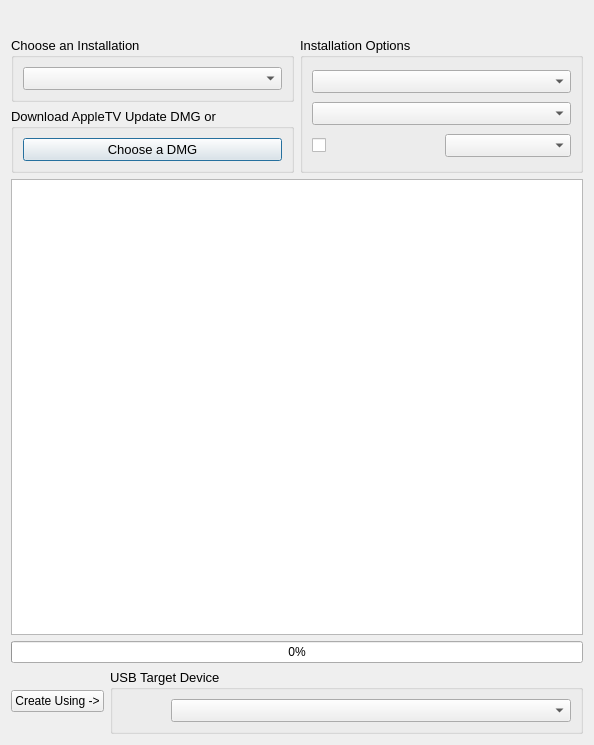
<ui version="4.0" >
 <class>aucDialog</class>
 <widget class="QDialog" name="aucDialog" >
  <property name="windowModality" >
   <enum>Qt::NonModal</enum>
  </property>
  <property name="geometry" >
   <rect>
    <x>0</x>
    <y>0</y>
    <width>594</width>
    <height>745</height>
   </rect>
  </property>
  <property name="sizePolicy" >
   <sizepolicy vsizetype="Fixed" hsizetype="Fixed" >
    <horstretch>0</horstretch>
    <verstretch>0</verstretch>
   </sizepolicy>
  </property>
  <property name="windowTitle" >
   <string>ATV USB Creator</string>
  </property>
  <property name="autoFillBackground" >
   <bool>false</bool>
  </property>
  <property name="sizeGripEnabled" >
   <bool>false</bool>
  </property>
  <property name="modal" >
   <bool>false</bool>
  </property>
  <layout class="QVBoxLayout" name="verticalLayout_6" >
   <item>
    <layout class="QHBoxLayout" name="horizontalLayout_5" >
     <item>
      <spacer name="horizontalSpacer" >
       <property name="orientation" >
        <enum>Qt::Horizontal</enum>
       </property>
       <property name="sizeHint" stdset="0" >
        <size>
         <width>40</width>
         <height>20</height>
        </size>
       </property>
      </spacer>
     </item>
     <item>
      <widget class="QLabel" name="headerLabel" >
       <property name="text" >
        <string>&lt;!DOCTYPE HTML PUBLIC "-//W3C//DTD HTML 4.0//EN" "http://www.w3.org/TR/REC-html40/strict.dtd">
&lt;html>&lt;head>&lt;meta name="qrichtext" content="1" />&lt;style type="text/css">
p, li { white-space: pre-wrap; }
&lt;/style>&lt;/head>&lt;body style=" font-family:'Tahoma'; font-size:8pt; font-weight:400; font-style:normal;">
&lt;p align="center" style="-qt-paragraph-type:empty; margin-top:0px; margin-bottom:0px; margin-left:0px; margin-right:0px; -qt-block-indent:0; text-indent:0px;">&lt;/p>&lt;/body>&lt;/html></string>
       </property>
       <property name="pixmap" >
        <pixmap resource="resources.qrc" >:/atv-bootloader.png</pixmap>
       </property>
      </widget>
     </item>
     <item>
      <spacer name="horizontalSpacer_2" >
       <property name="orientation" >
        <enum>Qt::Horizontal</enum>
       </property>
       <property name="sizeHint" stdset="0" >
        <size>
         <width>40</width>
         <height>20</height>
        </size>
       </property>
      </spacer>
     </item>
    </layout>
   </item>
   <item>
    <layout class="QHBoxLayout" name="horizontalLayout_4" >
     <item>
      <layout class="QVBoxLayout" name="verticalLayout_4" >
       <item>
        <widget class="QGroupBox" name="installerGroup" >
         <property name="font" >
          <font>
           <pointsize>10</pointsize>
          </font>
         </property>
         <property name="whatsThis" >
          <string/>
         </property>
         <property name="title" >
          <string>Choose an Installation</string>
         </property>
         <layout class="QVBoxLayout" name="verticalLayout_3" >
          <item>
           <widget class="QComboBox" name="installerMenu" >
            <property name="editable" >
             <bool>false</bool>
            </property>
            <property name="currentIndex" >
             <number>-1</number>
            </property>
            <property name="maxVisibleItems" >
             <number>25</number>
            </property>
            <property name="maxCount" >
             <number>100</number>
            </property>
            <property name="duplicatesEnabled" >
             <bool>false</bool>
            </property>
           </widget>
          </item>
         </layout>
        </widget>
       </item>
       <item>
        <widget class="QGroupBox" name="browseGroup" >
         <property name="font" >
          <font>
           <pointsize>10</pointsize>
          </font>
         </property>
         <property name="whatsThis" >
          <string/>
         </property>
         <property name="title" >
          <string>Download AppleTV Update DMG or</string>
         </property>
         <layout class="QVBoxLayout" name="verticalLayout_2" >
          <item>
           <widget class="QPushButton" name="browseButton" >
            <property name="text" >
             <string>Choose a DMG</string>
            </property>
            <property name="iconSize" >
             <size>
              <width>16</width>
              <height>16</height>
             </size>
            </property>
            <property name="shortcut" >
             <string>Alt+B</string>
            </property>
           </widget>
          </item>
         </layout>
        </widget>
       </item>
      </layout>
     </item>
     <item>
      <widget class="QGroupBox" name="installGroup" >
       <property name="font" >
        <font>
         <pointsize>10</pointsize>
        </font>
       </property>
       <property name="whatsThis" >
        <string/>
       </property>
       <property name="title" >
        <string>Installation Options</string>
       </property>
       <layout class="QVBoxLayout" name="verticalLayout" >
        <item>
         <widget class="QComboBox" name="installMenu_1" >
          <property name="accessibleName" >
           <string/>
          </property>
          <property name="editable" >
           <bool>false</bool>
          </property>
          <property name="currentIndex" >
           <number>-1</number>
          </property>
          <property name="duplicatesEnabled" >
           <bool>false</bool>
          </property>
         </widget>
        </item>
        <item>
         <widget class="QComboBox" name="installMenu_2" >
          <property name="accessibleName" >
           <string/>
          </property>
          <property name="editable" >
           <bool>false</bool>
          </property>
          <property name="currentIndex" >
           <number>-1</number>
          </property>
          <property name="duplicatesEnabled" >
           <bool>false</bool>
          </property>
         </widget>
        </item>
        <item>
         <layout class="QHBoxLayout" name="horizontalLayout" >
          <item>
           <widget class="QCheckBox" name="installCheckbox" >
            <property name="text" >
             <string/>
            </property>
           </widget>
          </item>
          <item>
           <widget class="QComboBox" name="installMenu_3" >
            <property name="accessibleName" >
             <string/>
            </property>
            <property name="editable" >
             <bool>false</bool>
            </property>
            <property name="currentIndex" >
             <number>-1</number>
            </property>
            <property name="duplicatesEnabled" >
             <bool>false</bool>
            </property>
           </widget>
          </item>
         </layout>
        </item>
       </layout>
      </widget>
     </item>
    </layout>
   </item>
   <item>
    <widget class="QTextEdit" name="statusInfoEdit" >
     <property name="font" >
      <font>
       <pointsize>10</pointsize>
      </font>
     </property>
     <property name="whatsThis" >
      <string/>
     </property>
     <property name="readOnly" >
      <bool>true</bool>
     </property>
    </widget>
   </item>
   <item>
    <widget class="QProgressBar" name="progressBar" >
     <property name="whatsThis" >
      <string/>
     </property>
     <property name="value" >
      <number>0</number>
     </property>
    </widget>
   </item>
   <item>
    <layout class="QHBoxLayout" name="horizontalLayout_3" >
     <item>
      <widget class="QPushButton" name="startButton" >
       <property name="enabled" >
        <bool>true</bool>
       </property>
       <property name="whatsThis" >
        <string/>
       </property>
       <property name="text" >
        <string>Create Using -></string>
       </property>
      </widget>
     </item>
     <item>
      <widget class="QGroupBox" name="deviceGroup" >
       <property name="font" >
        <font>
         <pointsize>10</pointsize>
        </font>
       </property>
       <property name="whatsThis" >
        <string/>
       </property>
       <property name="title" >
        <string>USB Target Device</string>
       </property>
       <layout class="QVBoxLayout" name="verticalLayout_5" >
        <item>
         <layout class="QHBoxLayout" name="horizontalLayout_2" >
          <item>
           <widget class="QPushButton" name="deviceRefreshButton" >
            <property name="text" >
             <string/>
            </property>
            <property name="icon" >
             <iconset resource="resources.qrc" >
              <normaloff>:/refresh.png</normaloff>:/refresh.png</iconset>
            </property>
            <property name="flat" >
             <bool>true</bool>
            </property>
           </widget>
          </item>
          <item>
           <widget class="QComboBox" name="deviceCombo" >
            <property name="sizePolicy" >
             <sizepolicy vsizetype="Fixed" hsizetype="MinimumExpanding" >
              <horstretch>0</horstretch>
              <verstretch>0</verstretch>
             </sizepolicy>
            </property>
            <property name="editable" >
             <bool>false</bool>
            </property>
            <property name="insertPolicy" >
             <enum>QComboBox::InsertAtTop</enum>
            </property>
            <property name="duplicatesEnabled" >
             <bool>false</bool>
            </property>
           </widget>
          </item>
         </layout>
        </item>
       </layout>
      </widget>
     </item>
    </layout>
   </item>
  </layout>
 </widget>
 <resources>
  <include location="resources.qrc" />
 </resources>
 <connections/>
</ui>
